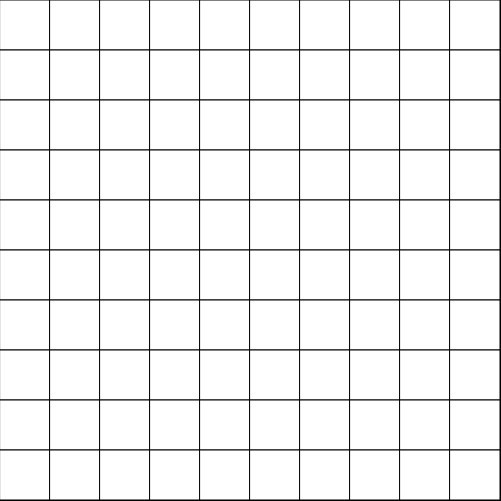
Frame 1 (no input)
Frame 60 (no input): identical to frame 1, image omitted
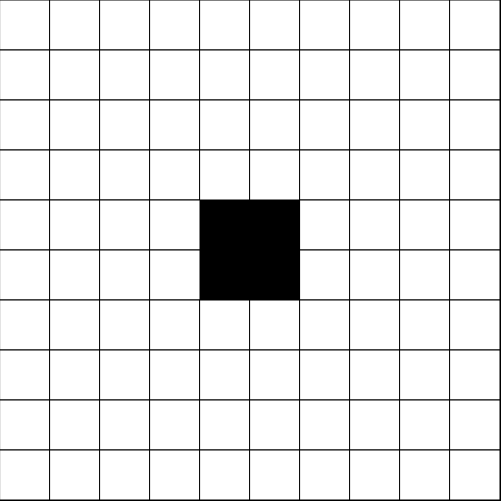
Frame 120 (the mouse pressed at the canvas centre since frame 60)

The p5.js sketch that drew these frames (run headless with seeded random() and noise() and a simulated clock; from frame 60 on, the mouse is pressed at the canvas centre):

// p5.js sketch
// ── sketch.js
var quads = [];
var cont = 10;
var x = 0, y = 0;
function setup() {
  createCanvas(501, 501);
  for (var i = 0; i < 100; i++) {
    if (i == cont){
      y += 50
      x = 0
      cont += 10
    }
     quads.push({
       x: x,
       y: y,
       d: 50,
     });
    x += 50
   }
}

function draw() {
  background(0);
  for (var i = 0; i <= quads.length - 1; i++){
    var quad = quads[i]
    rect(quad.x, quad.y, quad.d, quad.d);
    if (mouseIsPressed) {
      if (quad.x + quad.d >= mouseX && quad.x <= mouseX){
        if (quad.y + quad.d >= mouseY && quad.y <= mouseY){
          quads.splice(i, 1);
        }
      }
    }
  }
}
